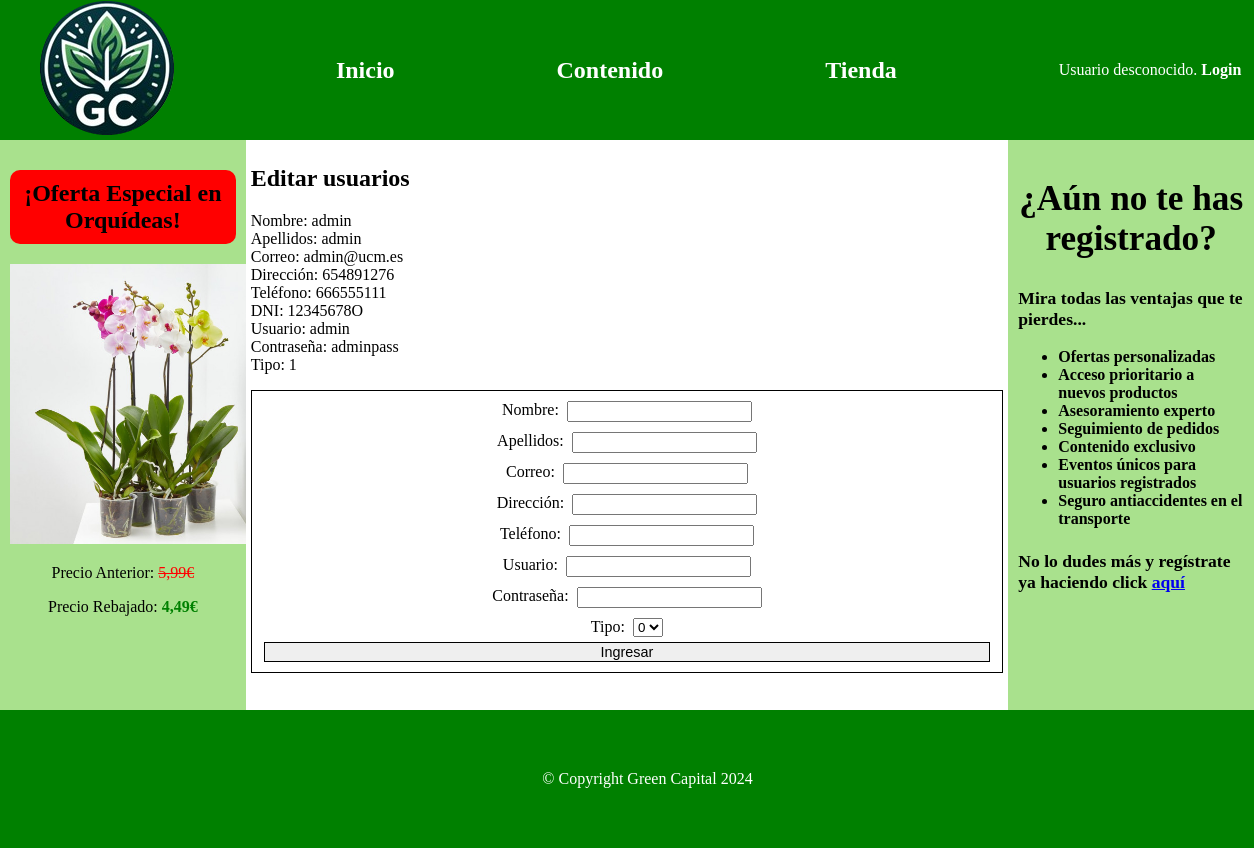
/editar.php?user=admin, run on the app's committed database.
### tables this page shows
CREATE TABLE `usuarios` (
  `Nombre` varchar(20) NOT NULL,
  `Apellidos` varchar(50) NOT NULL,
  `Correo` varchar(50) NOT NULL,
  `Direccion` varchar(100) DEFAULT NULL,
  `Telefono` int(9) DEFAULT NULL,
  `DNI` varchar(9) NOT NULL,
  `Usuario` varchar(20) NOT NULL,
  `Contrasena` varchar(20) DEFAULT NULL,
  `Tipo` int(1) NOT NULL
);

### usuarioDAO.php (called while the page is built, shortened)
<?php
    class Usuario{
        private $uName;
        private $uSurname;
        private $uEmail;
        private $uDir;
        private $uTel;
        private $uDNI;
        private $uUser;
        private $uPass;
        private $uTipo;
        private function __construct($uName, $uSurname, $uEmail, $uDir, $uTel, $uDNI, $uUser, $uPass, $uTipo) {
            $this->uName = $uName;
            $this->uSurname = $uSurname;
            $this->uEmail = $uEmail;
            $this->uDir = $uDir;
            $this->uTel = $uTel;
            $this->uDNI = $uDNI;
            $this->uUser = $uUser;
            $this->uPass = $uPass;
            $this->uTipo = $uTipo;
        }
        public static function search($nombreUsuario){
            $conn = BD::getInstance()->getConexion();
            $query = sprintf("SELECT * FROM usuarios WHERE Usuario = '$nombreUsuario'");
            $rs = $conn->query($query);
            if ($rs->num_rows > 0) {
                $row = $rs->fetch_assoc();
                $user = new Usuario($row['Nombre'], $row['Apellidos'], $row['Correo'], $row['Direccion'], $row['Telefono'], $row['DNI'], $row['Usuario'], $row['Contrasena'], $row['Tipo']);
                return $user;
            }
            else  error_log("Error BD ({$conn->errno}): {$conn->error}");
            return false;
        }
        public function getUName() {
            return $this->uName;
        }
        public function getUSurname() {
            return $this->uSurname;
        }
        public function getUEmail() {
            return $this->uEmail;
        }
        public function getUDir() {
            return $this->uDir;
        }
        public function getUTel() {
            return $this->uTel;
        }
        public function getUDNI() {
            return $this->uDNI;
        }
        public function getUUser() {
            return $this->uUser;
        }
        public function getUPass() {
            return $this->uPass;
        }
        public function getUTipo() {
            return $this->uTipo;
        }
    }
?>

### editar.php (the view, shortened to what this page needs)
<?php
    require_once 'includes/config.php';
    require_once 'includes/vistas/helpers/editar.php';
    require_once 'usuarioDAO.php';
    $user = $_GET['user'];
    $userEdit = Usuario::search($user);
    if($userEdit){
        $infoant = <<<EOS
        Nombre: {$userEdit->getUName()}<br>
        Apellidos: {$userEdit->getUSurname()}<br>
        Correo: {$userEdit->getUEmail()}<br>
        Dirección: {$userEdit->getUDir()}<br>
        Teléfono: {$userEdit->getUTel()}<br>
        DNI: {$userEdit->getuDNI()}<br>
        Usuario: {$userEdit->getUUser()}<br>
        Contraseña: {$userEdit->getUPass()}<br>
        Tipo: {$userEdit->getUTipo()}<br>
        EOS;
    } else {
        echo "El usuario no existe.";
        $infoant= "";
    }
    $formEdit = builtFormularioEditar($user, $userEdit->getuDNI());
    $contenidoPrincipal=<<<EOS
    <h1>Editar usuarios</h1>
    $infoant
    <p></p>
    $formEdit
    EOS;
    require 'includes/vistas/comun/layout.php';
?>

### css/estilo.css (style rules this page uses)
body { margin: 0; width:100%; }

### data on the page
usuarios: Nombre "admin", Apellidos "admin", Correo "admin@ucm.es", Direccion "654891276", Telefono "666555111", DNI "12345678O", Usuario "admin", Contrasena "adminpass", Tipo "1"
